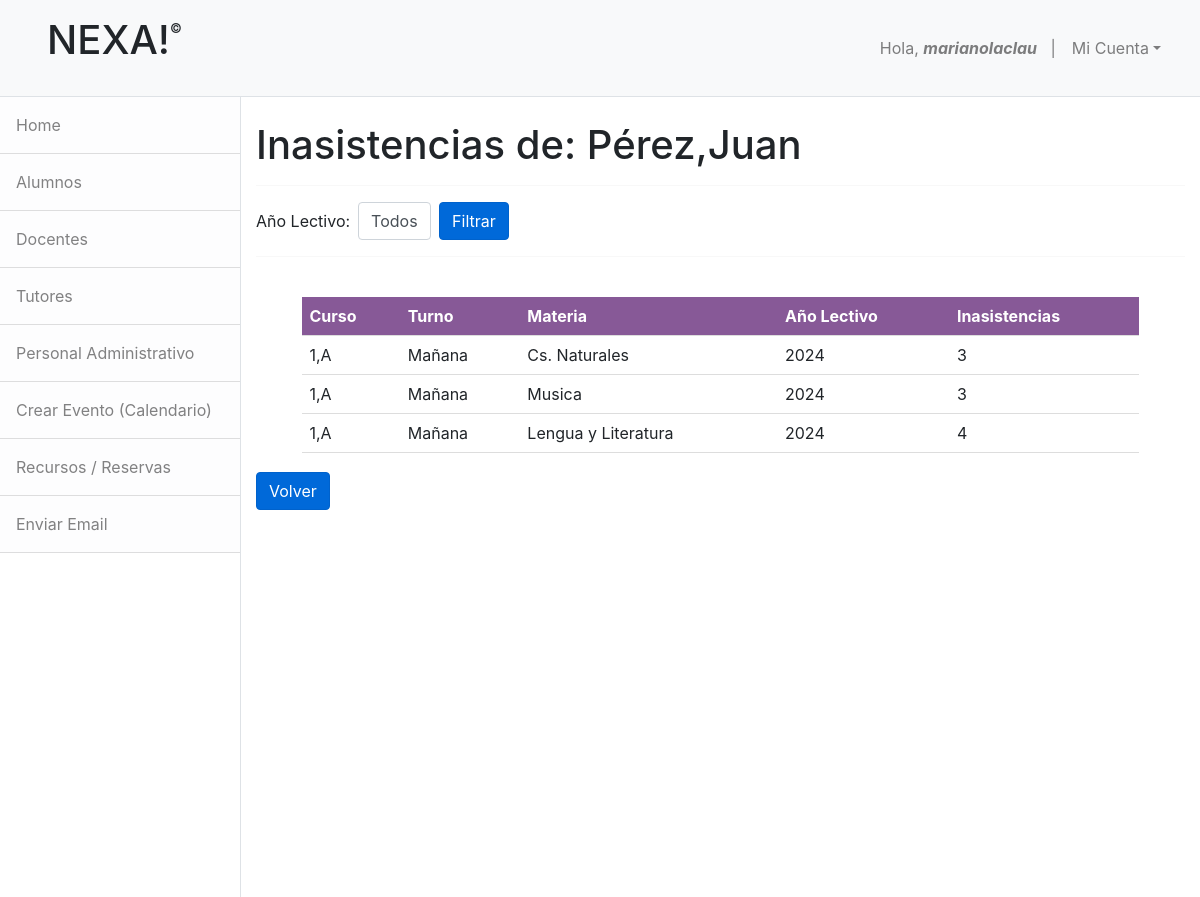
The page /ver_inasistencias/1/ (signed in) on the database its author committed.
### apps/alumno/models.py (models this page shows)
class Alumno(models.Model):
    nombre = models.CharField(max_length=50,null=False,blank=False)
    apellido = models.CharField(max_length=50,null=False,blank=False)
    dni = models.CharField(max_length=20, unique=True)
    padretutor_fk = models.ForeignKey('inscripciones.PadreTutor',null=True,blank=True,on_delete=models.SET_NULL) #Chequear
    genero = models.ForeignKey('administracion.Genero',on_delete=models.CASCADE)
    fecha_nac = models.DateField()
    nacionalidad = models.ForeignKey('administracion.Nacionalidad',on_delete=models.CASCADE)
    email = models.EmailField()
    telefono = models.CharField(max_length=20,null=False,blank=False)
    direccion = models.CharField(max_length=50,null=False,blank=False)
    curso = models.ForeignKey('inscripciones.Curso',on_delete=models.CASCADE)
    turno = models.ForeignKey('administracion.Turno',on_delete=models.CASCADE)
    def __str__(self):
        return f"{self.apellido},{self.nombre}"

### apps/docentes/models.py (models this page shows, shortened)
class Asistencias(models.Model):
    alumno = models.ForeignKey('alumno.Alumno',on_delete=models.CASCADE)
    curso = models.ForeignKey('inscripciones.Curso',on_delete=models.CASCADE)
    inasistencias = models.IntegerField()
    año_lectivo = models.IntegerField(default=datetime.now().year)
    turno = models.ForeignKey('administracion.Turno',on_delete=models.CASCADE)
    materia = models.ForeignKey('inscripciones.Materia',on_delete=models.CASCADE)

### apps/inscripciones/models.py (models this page shows)
class Curso(models.Model):
    año = models.CharField(max_length=20,null=False,blank=False)
    division = models.CharField(max_length=20,null=False,blank=False)
    def __str__(self):
        return f"{self.año},{self.division}"

class Materia(models.Model):
    nombre = models.CharField(max_length=50,null=False,blank=False)
    curso = models.ForeignKey(Curso,on_delete=models.CASCADE)
    def __str__(self):
        return self.nombre

### apps/administracion/models.py (models this page shows)
class Turno(models.Model):
    turno = models.CharField(max_length=50,null=False,blank=False)
    def __str__(self):
        return self.turno

### apps/alumno/views.py (the view)
# urls.py: path('ver_inasistencias/<int:pk>/',VerInasistencias.as_view(),name='ver_inasistencias'),
class VerInasistencias(LoginRequiredMixin, ListView):
    model = Asistencias
    template_name = 'alumno/ver_inasistencias.html'
    context_object_name = 'inasistencias'
    def get_queryset(self):
        alumno_id = self.kwargs.get('pk')
        queryset = Asistencias.objects.filter(alumno_id=alumno_id)
        año_lectivo = self.request.GET.get('año_lectivo')
        if año_lectivo:
            queryset = queryset.filter(año_lectivo=año_lectivo)
        return queryset
    def get_context_data(self, **kwargs):
        context = super().get_context_data(**kwargs)
        alumno_id = self.kwargs.get('pk')
        context['alumno'] = get_object_or_404(Alumno, id=alumno_id)
        context['años_lectivos'] = Calificaciones.objects.filter(alumno_id=alumno_id).values_list('año_lectivo', flat=True).distinct()
        context['año_lectivo_seleccionado'] = self.request.GET.get('año_lectivo', '')
        return context

### apps/alumno/templates/alumno/ver_inasistencias.html (shortened to what this page needs)
{% extends 'base.html' %}
{% block nav %}
    {% include 'administracion/base_admin.html' %}
{% endblock %}
{% block content %}
    <div class="container mt-4">
        <h1>Inasistencias de: {{ alumno }}</h1>
        <hr>
        <form method="get" class="form-inline mb-3">
            <label for="año_lectivo" class="mr-2">Año Lectivo:</label>
            <select id="año_lectivo" name="año_lectivo" class="form-control mr-2">
                <option value="">Todos</option>
            </select>
            <button type="submit" class="btn btn-primary">Filtrar</button>
        </form>
        <hr>
        <br>
        <table >
            <thead>
                <tr>
                    <th>Curso</th>
                    <th>Turno</th>
                    <th>Materia</th>
                    <th>Año Lectivo</th>
                    <th>Inasistencias</th>
                </tr>
            </thead>
            <tbody>
                {% for falta in inasistencias %}
                <tr>
                    <td>{{ falta.curso }}</td>
                    <td>{{ falta.turno }}</td>
                    <td>{{ falta.materia }}</td>
                    <td>{{ falta.año_lectivo }}</td>
                    <td>{{ falta.inasistencias }}</td>
                </tr>
                {% empty %}
                <tr>
                    <td colspan="6" class="text-center">No hay inasistecias registradas para este alumno.</td>
                </tr>
                {% endfor %}
            </tbody>
        </table>
        <a href="{% url 'ver_alumno' pk=alumno.id %}" class="btn btn-primary">Volver</a>
    </div>
{% endblock %}

### apps/home/templates/base.html (shortened to what this page needs)
<!DOCTYPE html>
<html lang="en">
    <head>
        {% load static %}
        <link href="{% static 'home/css/bootstrap.css' %}" rel="stylesheet" />
        <link rel="stylesheet" href="https://cdn.jsdelivr.net/npm/bootstrap@5.2.3/dist/css/bootstrap.min.css">
        <link href="https://stackpath.bootstrapcdn.com/bootstrap/4.5.2/css/bootstrap.min.css" rel="stylesheet">
        <link href="{% static 'home/css/estilos.css' %}" rel="stylesheet" />
        <link href="{% static 'calendario/css/estilos.css' %}" rel="stylesheet" />
        <link href="{% static 'inscripciones/css/estilos.css' %}" rel="stylesheet" />
        <link href="https://cdn.jsdelivr.net/npm/bootstrap-icons/font/bootstrap-icons.css" rel="stylesheet">
    </head>
    <body>
        <nav class="navbar navbar-expand-lg navbar-light bg-light border-bottom">
            <div class="container-fluid">
                <h2><a href="#" class="nav-link"><h1>NEXA!<sup style="font-size:small;vertical-align: super;">&copy;</sup></h1>
                </a></h2>
               <div class="collapse navbar-collapse" id="navbarSupportedContent">
                    <ul class="navbar-nav ms-auto mt-2 mt-lg-0">
                        <li class="nav-item"><a class="nav-link" href="#!">Hola, <strong><em>{{user.username}}</em></strong>&nbsp;&nbsp;&nbsp;|</a></li>
                        <li class="nav-item dropdown">
                            <a class="nav-link dropdown-toggle" id="navbarDropdown" href="#" role="button" data-bs-toggle="dropdown" aria-haspopup="true" aria-expanded="false">Mi Cuenta</a>
                        </li>
                    </ul>
                </div>
            </div>
        </nav>
        <div class="d-flex" id="wrapper">
            {% block nav %}{% endblock %}
            <div id="page-content-wrapper">
                {% block content %}
                {% endblock %}
            </div>
        </div>
    </body>
</html>

### apps/home/static/home/css/estilos.css (style rules this page uses)
.btn-primary { background-color: #0069d9; border-color: #0062cc; }

### apps/inscripciones/static/inscripciones/css/estilos.css (style rules this page uses)
table { width: 90%; border-collapse: separate; border-spacing: 0; margin: auto; overflow: hidden; margin-bottom: 2%; }
th, td { text-align: left; border-bottom: 1px solid #ddd; padding: 7px; }
th { background-color: #480361a7; color: white; }

### rows shown on the page
Alumno: apellido+nombre "Pérez,Juan"
Asistencias: curso "1,A", turno "Mañana", materia "Cs. Naturales", año_lectivo "2024", inasistencias "3"
Asistencias: curso "1,A", turno "Mañana", materia "Musica", año_lectivo "2024", inasistencias "3"
Asistencias: curso "1,A", turno "Mañana", materia "Lengua y Literatura", año_lectivo "2024", inasistencias "4"

### other values the page prints
{{ user.username }} "marianolaclau"
